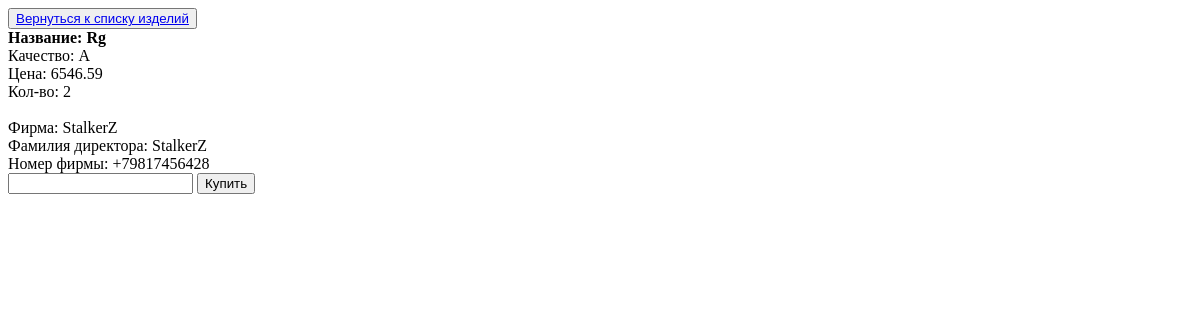
The page /products/1 on the database as committed earlier.
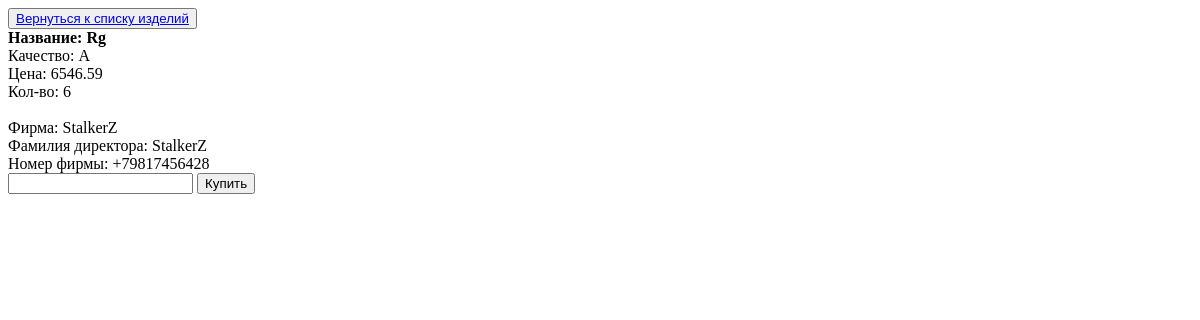
The same page on the database as committed later.
### main/models.py (models this page shows, shortened)
class Product(models.Model):
    id_firm = models.ForeignKey(Firm, on_delete=models.CASCADE)
    title = models.CharField(verbose_name='Название', max_length=45)
    sort = models.CharField(verbose_name='Сорт', max_length=45)
    price = models.FloatField(verbose_name='Цена')
    quantity = models.IntegerField(verbose_name='Количество')

class Firm(User):
    address = models.CharField(verbose_name='Адрес', max_length=100)
    phone_number = PhoneNumberField(verbose_name='Телефон фирмы', region="RU")

### main/views.py (the view, shortened to what this page needs)
# urls.py: path('products/<int:pk>', ProductDetail.as_view()),
class ProductDetail(DetailView):
    model = Product
    template_name = 'product/detail.html'

### templates/product/detail.html (shortened to what this page needs)
<!DOCTYPE html>
<html lang="ru">
<head>
</head>
<body>
    <button type="button"><a href="/products">Вернуться к списку изделий</a></button><br>
    <strong>Название: {{ object.title }}</strong><br>
    Качество: {{ object.sort }}<br>
    Цена: {{ object.price }}<br>
    Кол-во: {{ object.quantity }}<br>
    <br>
    Фирма: {{ object.id_firm }}<br>
    Фамилия директора: {{ object.id_firm }}<br>
    Номер фирмы: {{ object.id_firm.phone_number }}<br>
    {% if user.buyer != '' %}
    <form method="post">
        <input type="number" name="quantity">
        <input type="submit" value="Купить">
    </form>
    {% endif %}
</body>
</html>

Rows that differ between the two databases and show on the page:
changed Product "Rg": quantity "2" → "6"
